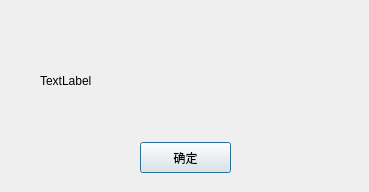
<?xml version="1.0" encoding="UTF-8"?>
<ui version="4.0">
 <class>Dialog</class>
 <widget class="QDialog" name="Dialog">
  <property name="geometry">
   <rect>
    <x>0</x>
    <y>0</y>
    <width>369</width>
    <height>192</height>
   </rect>
  </property>
  <property name="windowTitle">
   <string>Dialog</string>
  </property>
  <widget class="QPushButton" name="dialog_confirm">
   <property name="geometry">
    <rect>
     <x>140</x>
     <y>142</y>
     <width>91</width>
     <height>31</height>
    </rect>
   </property>
   <property name="text">
    <string>确定</string>
   </property>
  </widget>
  <widget class="QLabel" name="le_dialog_message">
   <property name="geometry">
    <rect>
     <x>40</x>
     <y>30</y>
     <width>281</width>
     <height>101</height>
    </rect>
   </property>
   <property name="text">
    <string>TextLabel</string>
   </property>
  </widget>
 </widget>
 <resources/>
 <connections/>
</ui>
